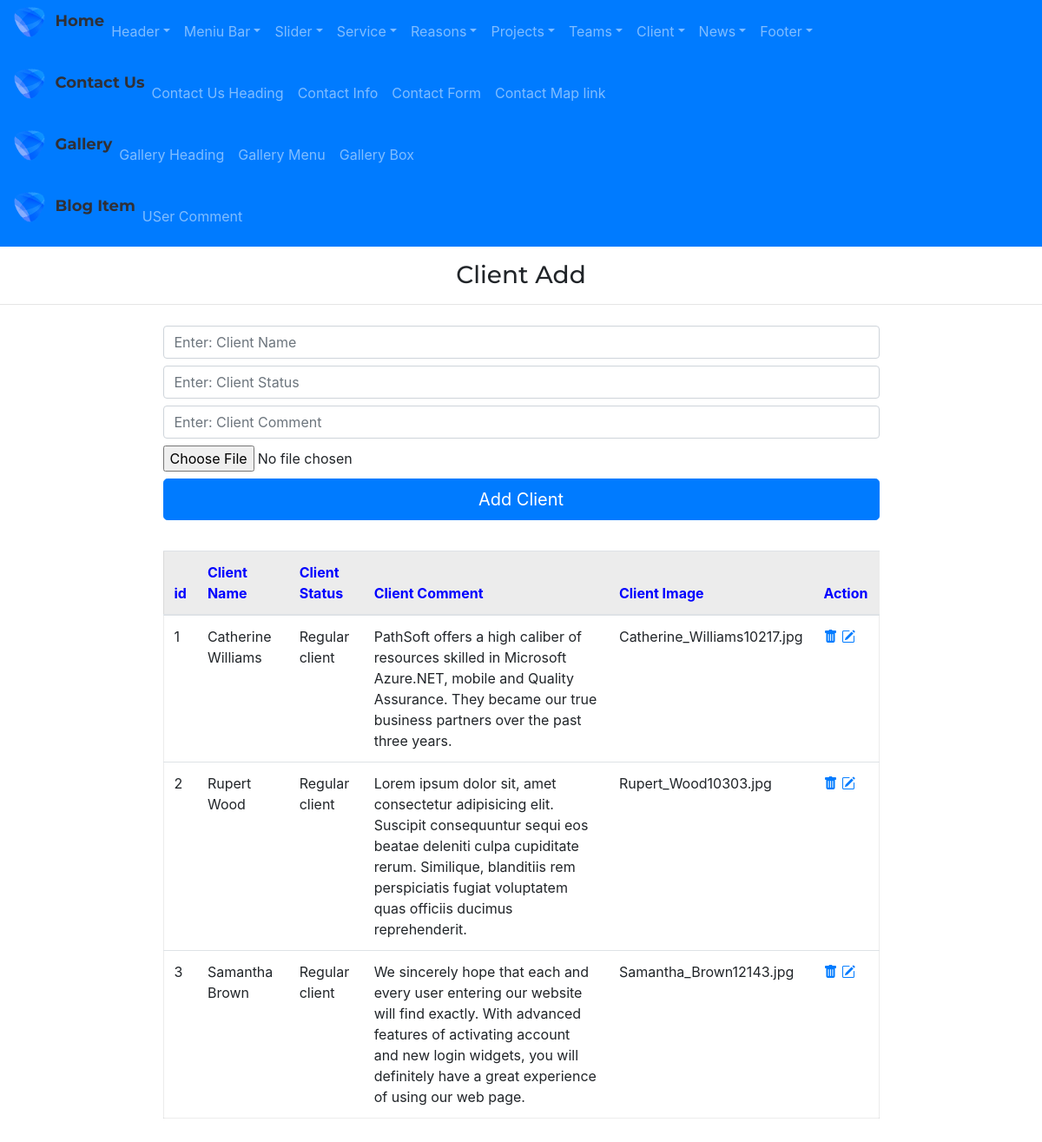
Page /admin/clientboxAdd/ on the earlier database version.
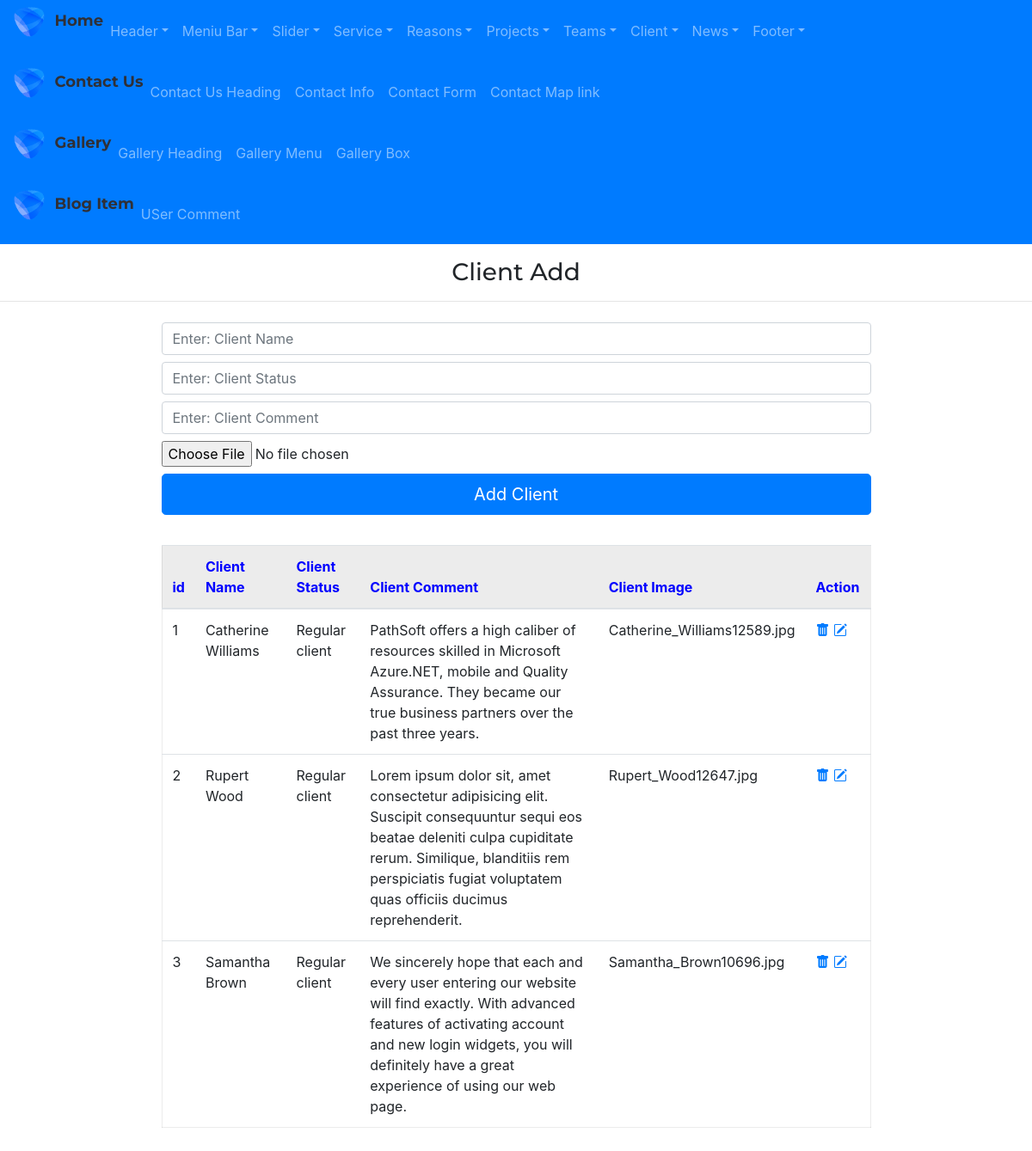
Same page on the later database version.
### app/models.py (models this page shows)
class ClientBox(db.Model):
    id=db.Column(db.Integer,primary_key=True)
    client_name=db.Column(db.String(255))
    client_status=db.Column(db.String(255))
    client_desc=db.Column(db.String(255))
    client_img=db.Column(db.String(255))

### admin/routes.py (the view, shortened to what this page needs)
@app.route("/admin/clientboxAdd/", methods=['GET','POST'])
def clientboxAdd():
    form=ClientBoxForm()
    clientboxs=ClientBox.query.all()
    return render_template("admin/clientboxAdd.html",form=form, clientboxs=clientboxs)

### admin/forms.py
class ClientBoxForm(FlaskForm):
    client_name=StringField('client_name')
    client_status=StringField('client_status')
    client_desc=StringField('client_desc')
    client_img=FileField('client_img')
    submit=SubmitField()

### app/templates/admin/clientboxAdd.html
{% extends "admin/base.html" %}
{% block content %}
<div class="adminright">
    <h3 class="my-3" style="text-align: center;">Client Add</h3>
    <hr>
    <div class="container">
        <div class="row d-flex justify-content-center">
            <div class="col-9">
                <form action="{{url_for('clientboxAdd')}}" method='POST' enctype="multipart/form-data">
                    {{ form.client_name(class="form-control my-2",placeholder="Enter: Client Name")}}
                    {{ form.client_status(class="form-control my-2",placeholder="Enter: Client Status")}}
                    {{ form.client_desc(class="form-control my-2",placeholder="Enter: Client Comment")}}
                    {{ form.client_img(class="form-control-file my-2")}}
                    {{ form.submit(value='Add Client',class='btn btn-primary btn-lg btn-block')}}
                </form>
            </div>
        </div>
    </div>
    <div class="container marg">
        <div class="row justify-content-center">
            <div class="col-9 ">
                <table class="table table-hover " style="margin:35px 0px; border:1px solid rgba(0,0,0,.075);">
                    <thead>
                        <tr style="background-color: rgba(0,0,0,.075); color:blue">
                            <th scope="col">id</th>
                            <th scope="col">Client Name</th>
                            <th scope="col">Client Status</th>
                            <th scope="col">Client Comment</th>
                            <th scope="col">Client Image</th>
                            <th scope="col">Action</th>
                        </tr>
                    </thead>
                    <tbody>
                        {% for clientbox in clientboxs %}
                        <tr>
                            <td scope="row">{{clientbox.id}}</td>
                            <td>{{clientbox.client_name}}</td>
                            <td>{{clientbox.client_status}}</td>
                            <td>{{clientbox.client_desc}}</td>
                            <td>{{clientbox.client_img}}</td>
                            <td>
                                <a href="{{url_for('clientboxDelete', id=clientbox.id)}}"><i
                                        class="bi bi-trash-fill"></i></a>
                                <a href="{{url_for('clientboxUpdate', id=clientbox.id)}}"><i
                                        class="bi bi-pencil-square"></i></a>
                            </td>
                        </tr>
                        {% endfor %}
                    </tbody>
                </table>
            </div>
        </div>
    </div>
</div>
{% endblock %}

Differences in the rows shown:
changed ClientBox "Catherine Williams": client_img "Catherine_Williams10217.jpg" → "Catherine_Williams12589.jpg"
changed ClientBox "Rupert Wood": client_img "Rupert_Wood10303.jpg" → "Rupert_Wood12647.jpg"
changed ClientBox "Samantha Brown": client_img "Samantha_Brown12143.jpg" → "Samantha_Brown10696.jpg"
